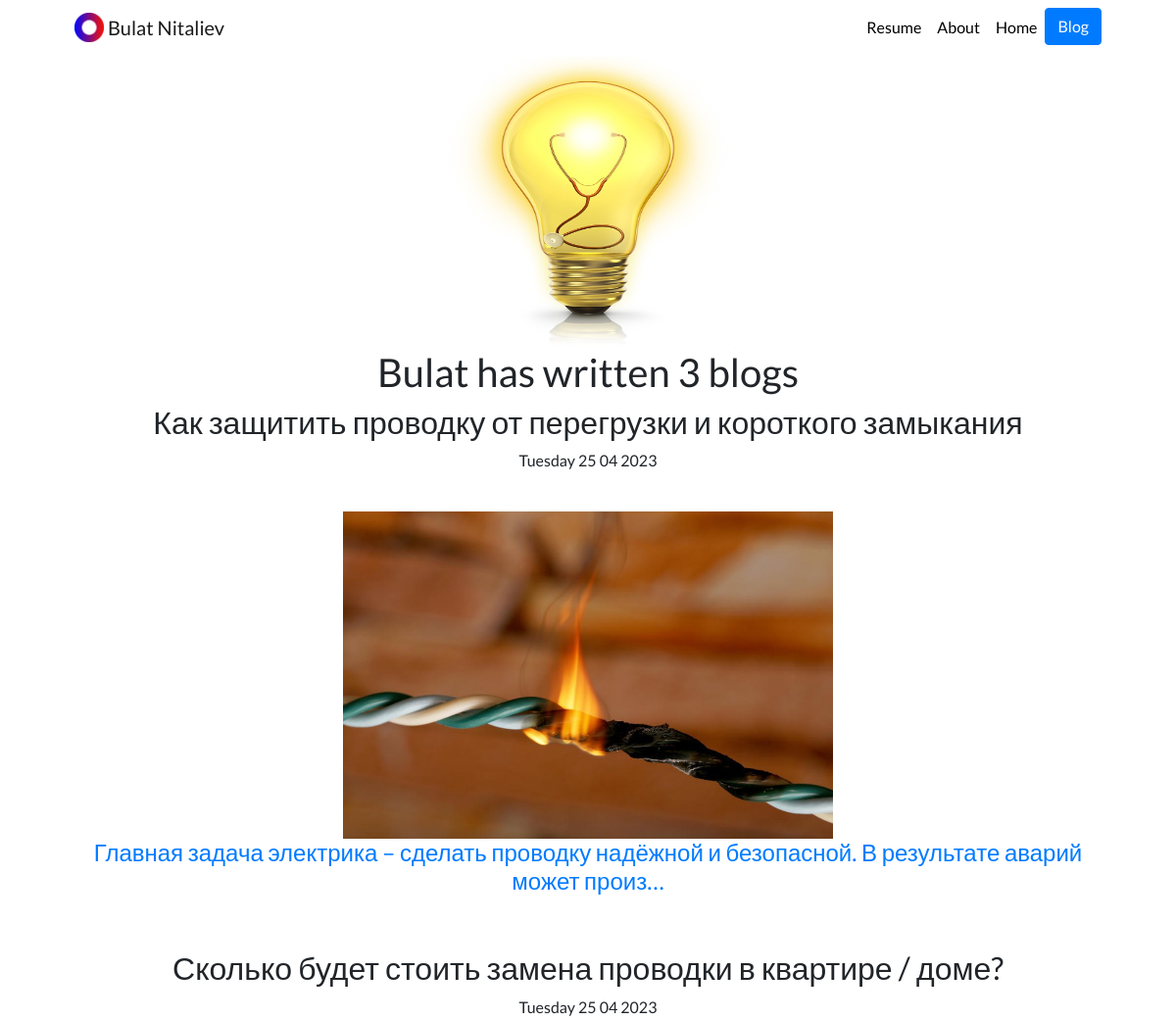
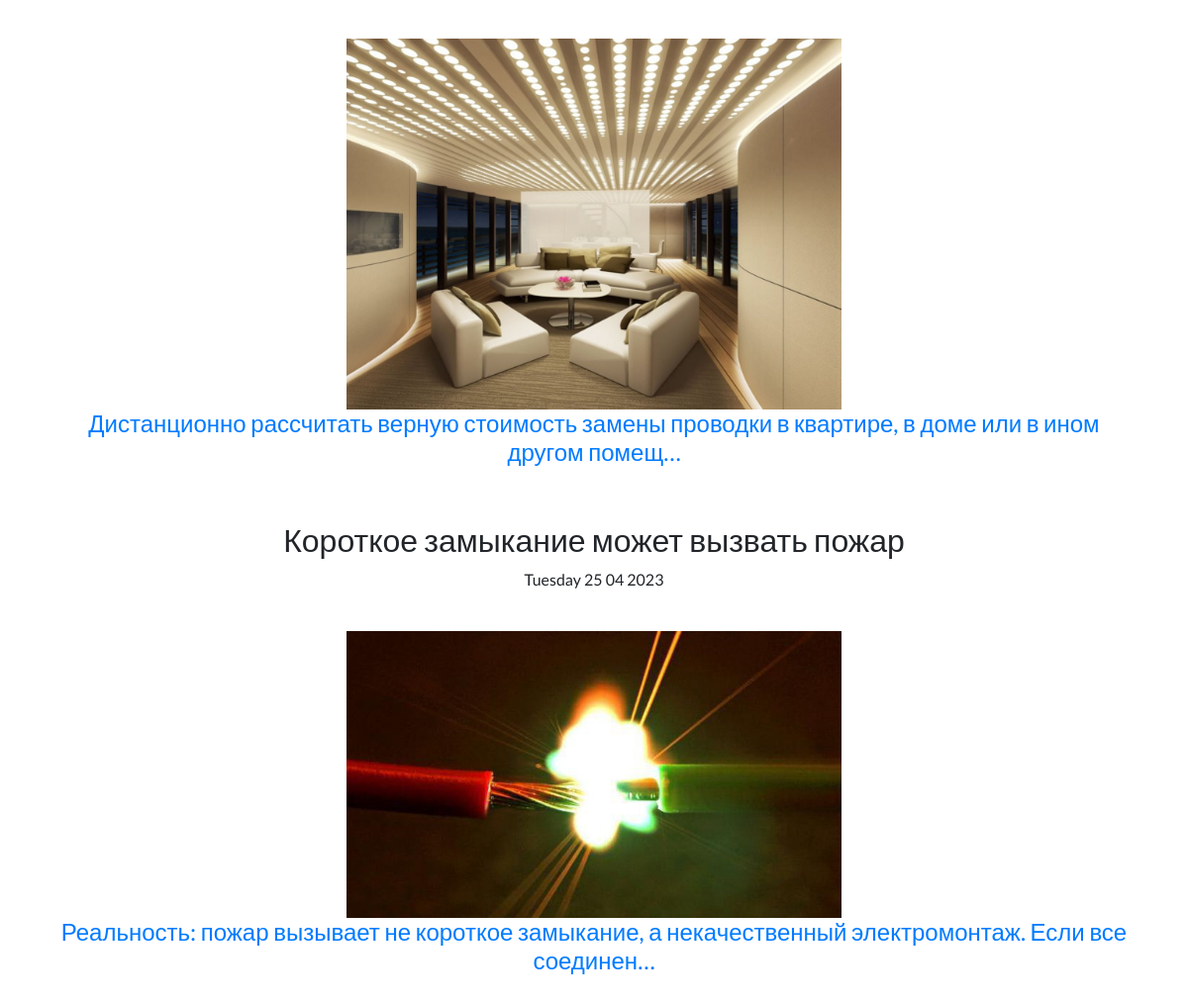
Screenshot of /blog/ with the database file from the repository (2 pictures, top to bottom).
### blog/models.py (models this page shows, shortened)
class Blog(models.Model):
	title = models.CharField(max_length=200)
	text = models.TextField()
	date = models.DateField()
	image = models.ImageField(upload_to='blog/images')

### blog/views.py (the view)
# urls.py: path('',views.all_blogs,name='all_blogs'),
def all_blogs(request):
	blogs = Blog.objects.all()
	return render(request,'blog/all_blogs.html',{'blogs':blogs})

### blog/templates/blog/all_blogs.html
{% extends 'portfolio/base.html' %}
{% block content %}
{% load static %}
<img src="{% static 'blog/lampa.jpg' %}" width="300" height="300" >
<h1>Bulat has written {{ blogs.count }} blog{{ blogs.count|pluralize }}</h1>
{% for blog in blogs %}
<h2>{{ blog.title }}</h2>
<p>{{ blog.date|date:'l d m Y' }}</p>
<br>
<img src="{{ blog.image.url }}" width="500" alt="">
<br>
<a href="{% url 'blog:detail' blog.id %}"><h4>{{ blog.text|truncatechars:100 }}</h4></a>
<br>
<br>
{% endfor %}
{% endblock %}

### portfolio/static/portfolio/custom.css (style rules this page uses)
body { font-family: 'Lato', sans-serif; }

### rows the page displays
Blog: title "Как защитить проводку от перегрузки и короткого замыкания", date "Tuesday 25 04 2023", image (picture), text "Главная задача электрика – сделать проводку надёжной и безопасной. В результате аварий может произ…"
Blog: title "Сколько будет стоить замена проводки в квартире / доме?", date "Tuesday 25 04 2023", image (picture), text "Дистанционно рассчитать верную стоимость замены проводки в квартире, в доме или в ином другом помещ…"
Blog: title "Короткое замыкание может вызвать пожар", date "Tuesday 25 04 2023", image (picture), text "Реальность: пожар вызывает не короткое замыкание, а некачественный электромонтаж. Если все соединен…"

### other values shown
{{ blogs.count }} "3"
